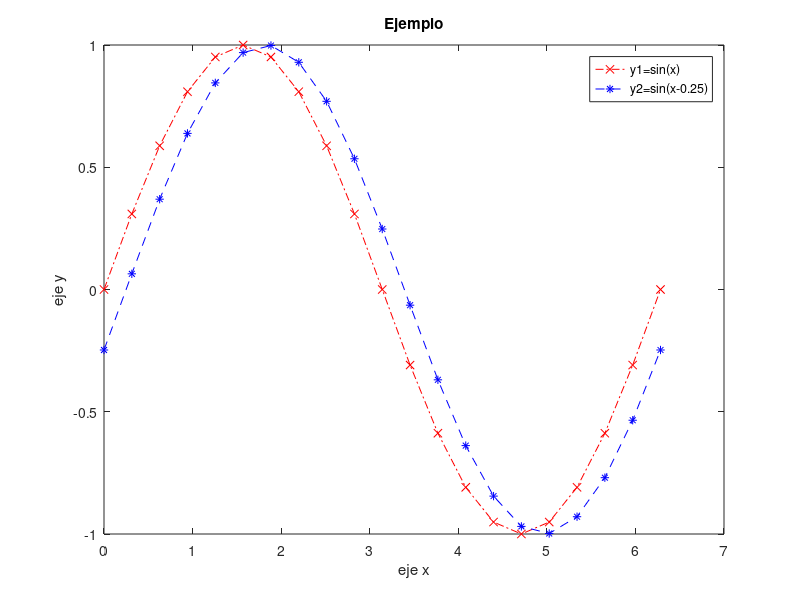

MATLAB code for this plot:
x=0:pi/10:2*pi;
y1 = sin(x);
y2 = sin(x-0.25);
plot(x,y1,'r-.x',x,y2,'b--*')
title('Ejemplo')
xlabel('eje x')
ylabel('eje y')
legend('y1=sin(x)','y2=sin(x-0.25)')
